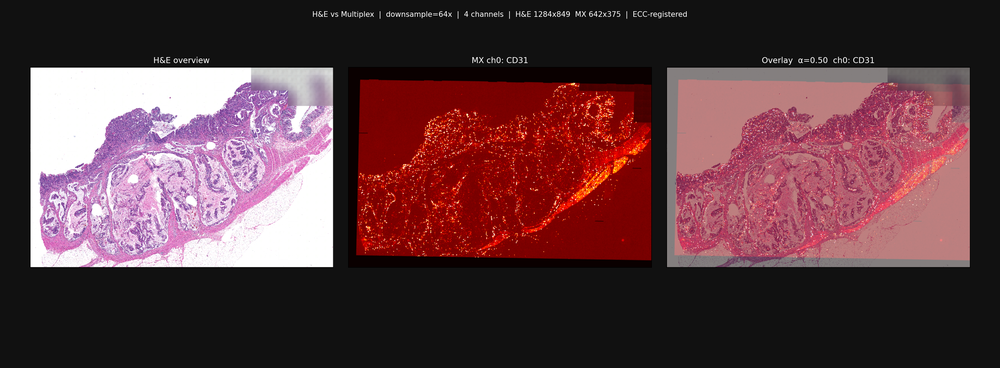
#> input picture vis_registered.png, 1000 x 368 px, shrunk from 2850 x 1050 before the run
$ python -i masking.py   (imports and definitions only)
#> lines starting #> are read from the running program, lines starting #| are printed output that depends on the picture; after the words box and inside, x2 and y2 are one past the last pixel; in counts of white or black regions, pixels touching at a corner belong together
"""Mask construction utilities for H&E overviews."""

import cv2
import numpy as np

from utils.normalize import percentile_to_uint8
from utils.ome import read_overview_chw


def tissue_mask_hsv(rgb: np.ndarray, mthresh: int = 7, close: int = 4) -> np.ndarray:
    """CLAM-style tissue detection using cv2 HSV operations.

    Parameters
    ----------
    rgb:     uint8 (H, W, 3) RGB image.
    mthresh: kernel size for cv2.medianBlur (must be odd; default 7).
    close:   side length of rectangular structuring element for morphological
             closing (default 4).

    Returns
    -------
    bool ndarray (H, W) -- True where tissue is detected.
    """
#> called with mthresh = 7, close = 4
    if mthresh % 2 == 0:
        mthresh += 1

    hsv = cv2.cvtColor(rgb, cv2.COLOR_RGB2HSV)
#> hsv: shape (368, 1000, 3); mean H, S, V 33.2, 64.6, 94.5
    sat = hsv[:, :, 1].astype(np.uint8)
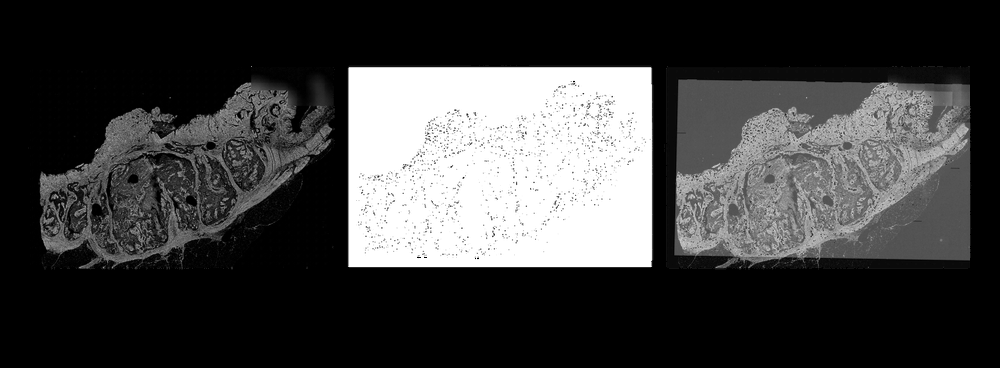
#> sat: shape (368, 1000); min 0, max 255, mean 64.6
    blurred = cv2.medianBlur(sat, mthresh)
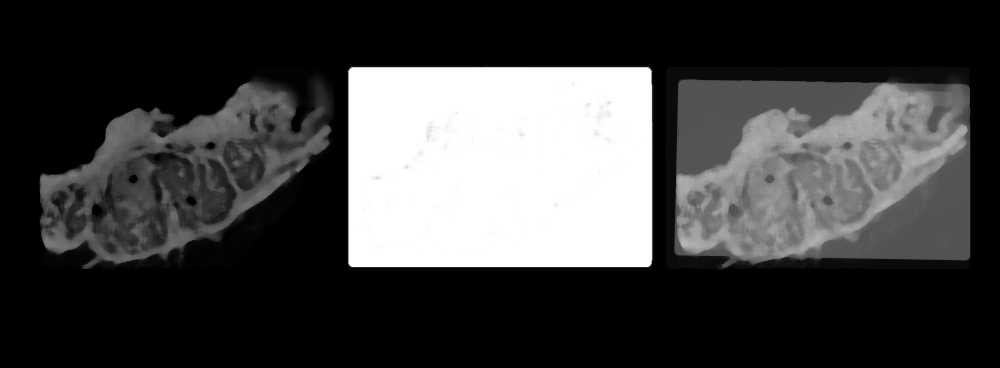
#> blurred: shape (368, 1000); min 0, max 255, mean 65.1
    _, binary = cv2.threshold(blurred, 0, 255, cv2.THRESH_BINARY + cv2.THRESH_OTSU)
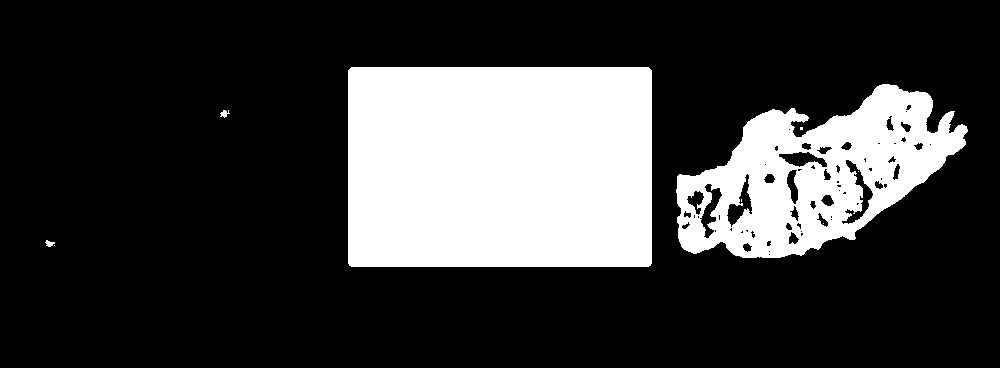
#> binary: shape (368, 1000); 23.7% white; 9 white regions (5 under 20 px), largest, box (x1, y1, x2, y2) and area: (348, 67, 652, 267) 60778, (676, 84, 968, 258) 26432, (220, 110, 230, 118) 45, (45, 240, 55, 247) 41
    kernel = cv2.getStructuringElement(cv2.MORPH_RECT, (close, close))
    closed = cv2.morphologyEx(binary, cv2.MORPH_CLOSE, kernel)
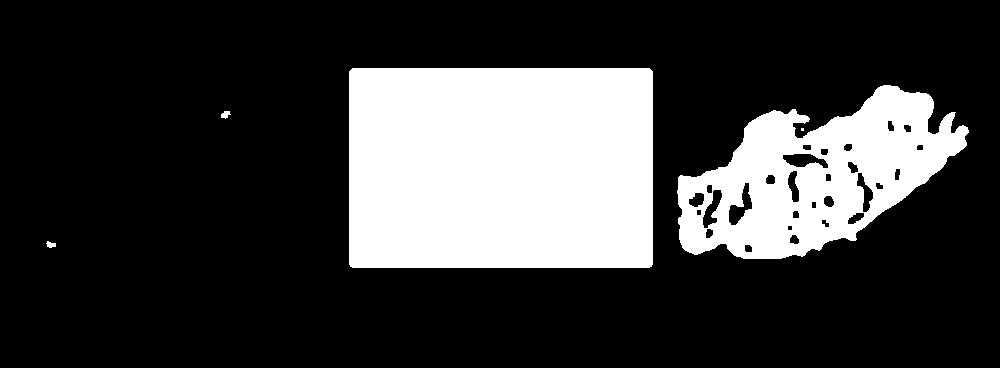
#> closed: shape (368, 1000); 23.9% white; 5 white regions (1 under 20 px), largest, box (x1, y1, x2, y2) and area: (349, 68, 653, 268) 60778, (677, 85, 969, 259) 27197, (221, 111, 231, 119) 52, (46, 241, 56, 248) 46
    return closed.astype(bool)


def tissue_fraction(rgb: np.ndarray) -> float:
    """Fraction of pixels classified as tissue by tissue_mask_hsv with defaults."""
    mask = tissue_mask_hsv(rgb)
    return float(np.mean(mask))


def build_tissue_mask(
    store, axes: str, img_w: int, img_h: int, downsample: int = 64
) -> np.ndarray:
    """Build a boolean tissue mask from a downsampled H&E overview.

    Parameters
    ----------
    store:      zarr Array opened from tifffile series.
    axes:       Axes string (e.g. 'CYX' or 'YXC').
    img_w/h:    Full-resolution image dimensions.
    downsample: Stride for overview sampling (default 64).

    Returns
    -------
    bool ndarray of shape exactly (img_h // downsample, img_w // downsample).
    """
    if "Y" not in axes.upper() or "X" not in axes.upper():
        raise ValueError(f"axes must contain both 'Y' and 'X'; got {axes!r}")

    chw = read_overview_chw(store, axes, img_h, img_w, downsample)  # (C, H, W)
    overview = np.moveaxis(chw[:3], 0, -1)  # (H, W, 3)
    if overview.dtype != np.uint8:
        overview = percentile_to_uint8(overview)

    return tissue_mask_hsv(overview)

>>> import cv2
>>> picture = cv2.cvtColor(cv2.imread('../../vis_registered.png'), cv2.COLOR_BGR2RGB)
>>> result = tissue_mask_hsv(picture)
